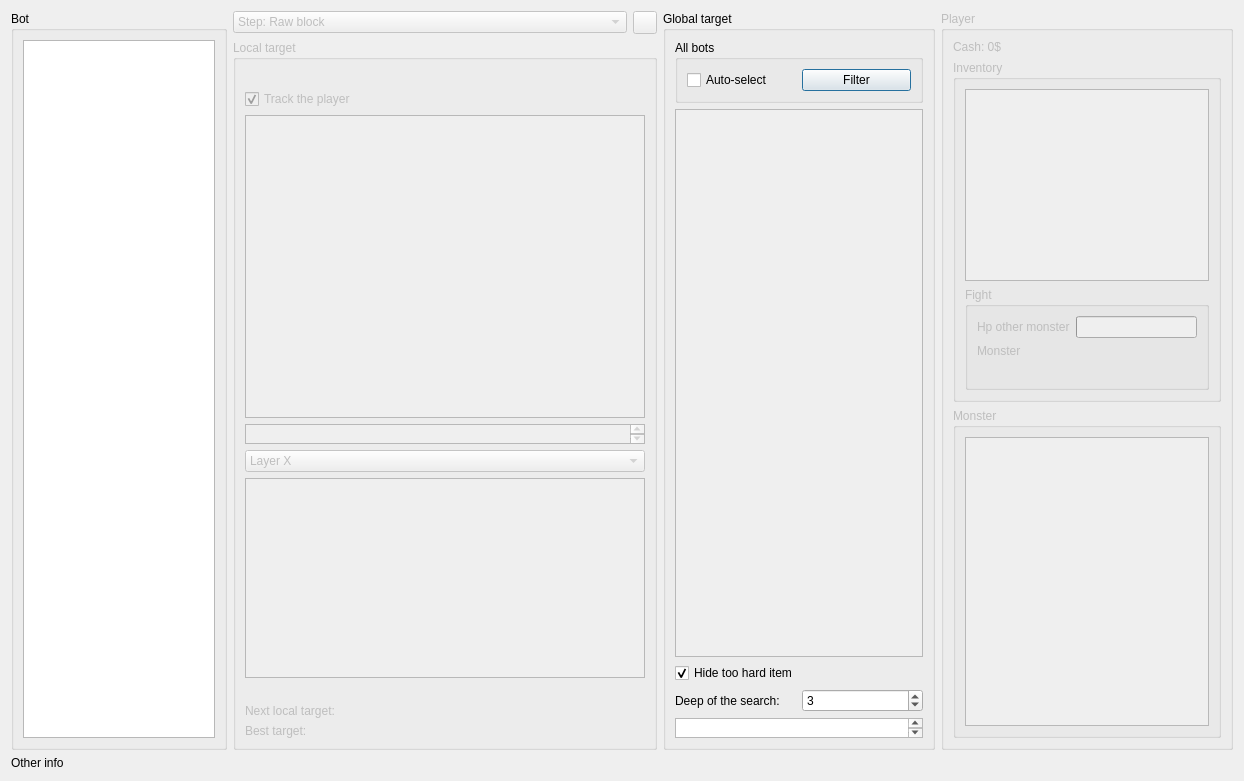
<?xml version="1.0" encoding="UTF-8"?>
<ui version="4.0">
 <class>BotTargetList</class>
 <widget class="QDialog" name="BotTargetList">
  <property name="geometry">
   <rect>
    <x>0</x>
    <y>0</y>
    <width>1244</width>
    <height>781</height>
   </rect>
  </property>
  <property name="windowTitle">
   <string>Bot and target</string>
  </property>
  <property name="windowIcon">
   <iconset resource="localr.qrc">
    <normaloff>:/6.png</normaloff>:/6.png</iconset>
  </property>
  <layout class="QVBoxLayout" name="verticalLayout_4">
   <item>
    <layout class="QHBoxLayout" name="horizontalLayout_3">
     <item>
      <layout class="QVBoxLayout" name="verticalLayout">
       <item>
        <widget class="QGroupBox" name="groupBoxBot">
         <property name="title">
          <string>Bot</string>
         </property>
         <layout class="QHBoxLayout" name="horizontalLayout_4">
          <item>
           <widget class="QListWidget" name="bots">
            <property name="minimumSize">
             <size>
              <width>160</width>
              <height>0</height>
             </size>
            </property>
            <property name="maximumSize">
             <size>
              <width>200</width>
              <height>16777215</height>
             </size>
            </property>
           </widget>
          </item>
         </layout>
        </widget>
       </item>
      </layout>
     </item>
     <item>
      <layout class="QVBoxLayout" name="verticalLayout_2">
       <item>
        <layout class="QHBoxLayout" name="horizontalLayout">
         <item>
          <widget class="QComboBox" name="comboBoxStep">
           <property name="enabled">
            <bool>false</bool>
           </property>
           <item>
            <property name="text">
             <string>Step: Raw block</string>
            </property>
           </item>
           <item>
            <property name="text">
             <string>Step: Grouped block</string>
            </property>
           </item>
           <item>
            <property name="text">
             <string>Step: Simplified block (not coded)</string>
            </property>
           </item>
          </widget>
         </item>
         <item>
          <widget class="QToolButton" name="browseMap">
           <property name="enabled">
            <bool>false</bool>
           </property>
           <property name="icon">
            <iconset resource="localr.qrc">
             <normaloff>:/6.png</normaloff>:/6.png</iconset>
           </property>
          </widget>
         </item>
        </layout>
       </item>
       <item>
        <widget class="QGroupBox" name="label_local_target">
         <property name="enabled">
          <bool>false</bool>
         </property>
         <property name="title">
          <string>Local target</string>
         </property>
         <layout class="QVBoxLayout" name="verticalLayout_5">
          <item>
           <widget class="QLabel" name="label_select_map"/>
          </item>
          <item>
           <widget class="QCheckBox" name="trackThePlayer">
            <property name="text">
             <string>Track the player</string>
            </property>
            <property name="checked">
             <bool>true</bool>
            </property>
           </widget>
          </item>
          <item>
           <widget class="QTableWidget" name="mapPreview">
            <property name="font">
             <font>
              <pointsize>6</pointsize>
             </font>
            </property>
            <property name="styleSheet">
             <string notr="true">background-image: url(:/images/empty.png);</string>
            </property>
            <property name="editTriggers">
             <set>QAbstractItemView::NoEditTriggers</set>
            </property>
            <property name="selectionMode">
             <enum>QAbstractItemView::NoSelection</enum>
            </property>
            <property name="showGrid">
             <bool>false</bool>
            </property>
            <attribute name="horizontalHeaderVisible">
             <bool>false</bool>
            </attribute>
            <attribute name="horizontalHeaderDefaultSectionSize">
             <number>16</number>
            </attribute>
            <attribute name="horizontalHeaderMinimumSectionSize">
             <number>16</number>
            </attribute>
            <attribute name="verticalHeaderVisible">
             <bool>false</bool>
            </attribute>
            <attribute name="verticalHeaderDefaultSectionSize">
             <number>16</number>
            </attribute>
            <attribute name="verticalHeaderMinimumSectionSize">
             <number>16</number>
            </attribute>
           </widget>
          </item>
          <item>
           <widget class="QPlainTextEdit" name="graphvizText">
            <property name="sizePolicy">
             <sizepolicy hsizetype="Expanding" vsizetype="Minimum">
              <horstretch>0</horstretch>
              <verstretch>0</verstretch>
             </sizepolicy>
            </property>
            <property name="maximumSize">
             <size>
              <width>16777215</width>
              <height>20</height>
             </size>
            </property>
           </widget>
          </item>
          <item>
           <widget class="QComboBox" name="comboBox_Layer">
            <item>
             <property name="text">
              <string>Layer X</string>
             </property>
            </item>
           </widget>
          </item>
          <item>
           <widget class="QListWidget" name="localTargets">
            <property name="minimumSize">
             <size>
              <width>400</width>
              <height>0</height>
             </size>
            </property>
            <property name="maximumSize">
             <size>
              <width>16777215</width>
              <height>200</height>
             </size>
            </property>
            <property name="iconSize">
             <size>
              <width>32</width>
              <height>32</height>
             </size>
            </property>
           </widget>
          </item>
          <item>
           <widget class="QLabel" name="label_zone">
            <property name="text">
             <string/>
            </property>
           </widget>
          </item>
          <item>
           <widget class="QLabel" name="label_next_local_target">
            <property name="text">
             <string>Next local target: </string>
            </property>
           </widget>
          </item>
          <item>
           <widget class="QLabel" name="bestTarget">
            <property name="text">
             <string>Best target:</string>
            </property>
           </widget>
          </item>
         </layout>
        </widget>
       </item>
      </layout>
     </item>
     <item>
      <widget class="QGroupBox" name="groupBoxglobalTarget">
       <property name="title">
        <string>Global target</string>
       </property>
       <layout class="QVBoxLayout" name="verticalLayout_3">
        <item>
         <widget class="QGroupBox" name="groupBox_2">
          <property name="title">
           <string>All bots</string>
          </property>
          <layout class="QHBoxLayout" name="horizontalLayout_5">
           <item>
            <widget class="QCheckBox" name="autoSelectTarget">
             <property name="text">
              <string>Auto-select</string>
             </property>
            </widget>
           </item>
           <item>
            <widget class="QPushButton" name="autoSelectFilter">
             <property name="text">
              <string>Filter</string>
             </property>
            </widget>
           </item>
          </layout>
         </widget>
        </item>
        <item>
         <widget class="QListWidget" name="globalTargets">
          <property name="enabled">
           <bool>false</bool>
          </property>
          <property name="iconSize">
           <size>
            <width>32</width>
            <height>32</height>
           </size>
          </property>
         </widget>
        </item>
        <item>
         <widget class="QCheckBox" name="hideTooHard">
          <property name="text">
           <string>Hide too hard item</string>
          </property>
          <property name="checked">
           <bool>true</bool>
          </property>
         </widget>
        </item>
        <item>
         <layout class="QHBoxLayout" name="horizontalLayout_2">
          <item>
           <widget class="QLabel" name="label_2">
            <property name="text">
             <string>Deep of the search:</string>
            </property>
           </widget>
          </item>
          <item>
           <widget class="QSpinBox" name="searchDeep">
            <property name="minimum">
             <number>2</number>
            </property>
            <property name="maximum">
             <number>999</number>
            </property>
            <property name="value">
             <number>3</number>
            </property>
           </widget>
          </item>
         </layout>
        </item>
        <item>
         <widget class="QPlainTextEdit" name="overall_graphvizText">
          <property name="maximumSize">
           <size>
            <width>16777215</width>
            <height>20</height>
           </size>
          </property>
         </widget>
        </item>
       </layout>
      </widget>
     </item>
     <item>
      <widget class="QGroupBox" name="groupBoxPlayer">
       <property name="enabled">
        <bool>false</bool>
       </property>
       <property name="maximumSize">
        <size>
         <width>300</width>
         <height>16777215</height>
        </size>
       </property>
       <property name="title">
        <string>Player</string>
       </property>
       <layout class="QVBoxLayout" name="verticalLayout_6">
        <item>
         <widget class="QLabel" name="label_player_cash">
          <property name="text">
           <string>Cash: 0$</string>
          </property>
         </widget>
        </item>
        <item>
         <widget class="QGroupBox" name="groupBox_3">
          <property name="title">
           <string>Inventory</string>
          </property>
          <layout class="QVBoxLayout" name="verticalLayout_8">
           <item>
            <widget class="QListWidget" name="inventory">
             <property name="iconSize">
              <size>
               <width>24</width>
               <height>24</height>
              </size>
             </property>
            </widget>
           </item>
           <item>
            <widget class="QGroupBox" name="groupBoxFight">
             <property name="title">
              <string>Fight</string>
             </property>
             <layout class="QFormLayout" name="formLayout">
              <item row="0" column="0">
               <widget class="QLabel" name="label">
                <property name="text">
                 <string>Hp other monster</string>
                </property>
               </widget>
              </item>
              <item row="0" column="1">
               <widget class="QProgressBar" name="fightOtherHp"/>
              </item>
              <item row="1" column="0">
               <widget class="QLabel" name="label_3">
                <property name="text">
                 <string>Monster</string>
                </property>
               </widget>
              </item>
              <item row="1" column="1">
               <widget class="QLabel" name="monsterFightName"/>
              </item>
              <item row="2" column="1">
               <widget class="QLabel" name="monsterFightImage"/>
              </item>
             </layout>
            </widget>
           </item>
          </layout>
         </widget>
        </item>
        <item>
         <widget class="QGroupBox" name="groupBox_4">
          <property name="title">
           <string>Monster</string>
          </property>
          <layout class="QVBoxLayout" name="verticalLayout_7">
           <item>
            <widget class="QListWidget" name="monsterList">
             <property name="iconSize">
              <size>
               <width>32</width>
               <height>32</height>
              </size>
             </property>
            </widget>
           </item>
          </layout>
         </widget>
        </item>
       </layout>
      </widget>
     </item>
    </layout>
   </item>
   <item>
    <widget class="QLabel" name="label_action">
     <property name="text">
      <string>Other info</string>
     </property>
    </widget>
   </item>
  </layout>
 </widget>
 <resources>
  <include location="localr.qrc"/>
 </resources>
 <connections/>
</ui>
